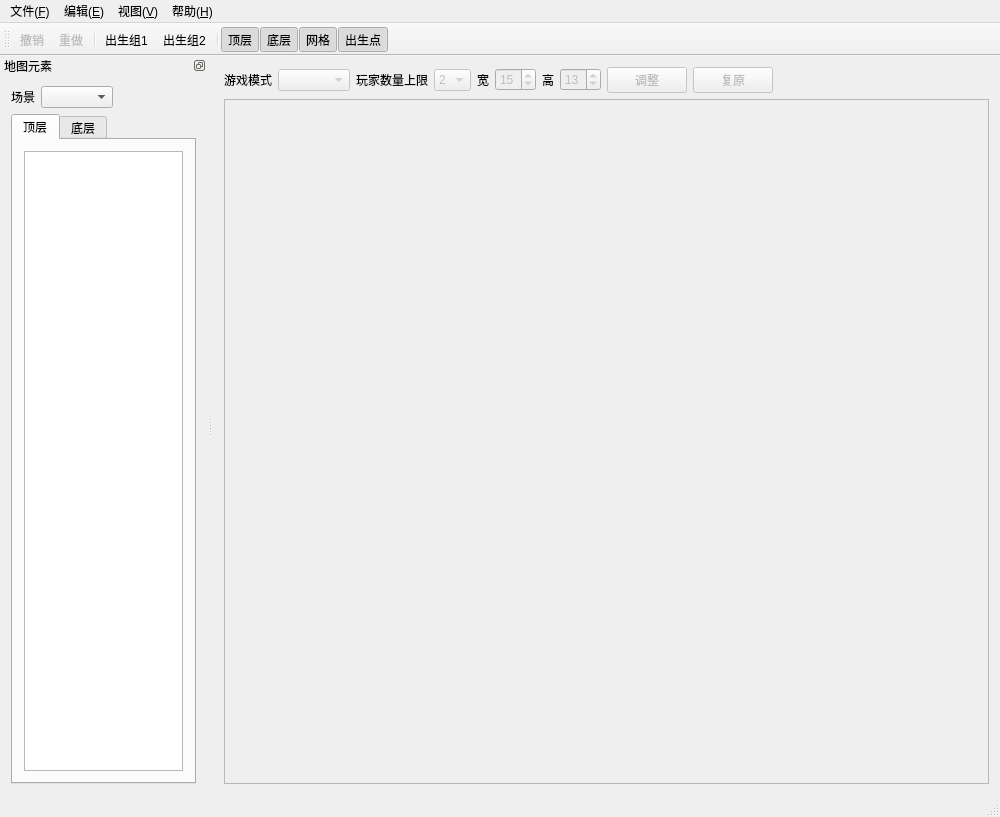
<?xml version="1.0" encoding="UTF-8"?>
<ui version="4.0">
 <class>MainWindow</class>
 <widget class="QMainWindow" name="MainWindow">
  <property name="geometry">
   <rect>
    <x>0</x>
    <y>0</y>
    <width>1000</width>
    <height>816</height>
   </rect>
  </property>
  <property name="mouseTracking">
   <bool>false</bool>
  </property>
  <property name="windowTitle">
   <string>QQ堂地图编辑器FIN</string>
  </property>
  <property name="dockOptions">
   <set>QMainWindow::AllowTabbedDocks|QMainWindow::AnimatedDocks</set>
  </property>
  <widget class="QWidget" name="centralWidget">
   <layout class="QGridLayout" name="gridLayout_2">
    <item row="0" column="0">
     <layout class="QVBoxLayout" name="verticalLayout">
      <property name="spacing">
       <number>6</number>
      </property>
      <item>
       <layout class="QGridLayout" name="gridLayout_3">
        <property name="leftMargin">
         <number>0</number>
        </property>
        <property name="topMargin">
         <number>0</number>
        </property>
        <property name="rightMargin">
         <number>0</number>
        </property>
        <property name="bottomMargin">
         <number>0</number>
        </property>
        <property name="horizontalSpacing">
         <number>6</number>
        </property>
        <item row="0" column="0">
         <widget class="QLabel" name="label">
          <property name="sizePolicy">
           <sizepolicy hsizetype="Fixed" vsizetype="Preferred">
            <horstretch>0</horstretch>
            <verstretch>0</verstretch>
           </sizepolicy>
          </property>
          <property name="text">
           <string>游戏模式</string>
          </property>
         </widget>
        </item>
        <item row="0" column="10">
         <widget class="QSpinBox" name="spinBoxHeight">
          <property name="enabled">
           <bool>false</bool>
          </property>
          <property name="sizePolicy">
           <sizepolicy hsizetype="Fixed" vsizetype="Fixed">
            <horstretch>0</horstretch>
            <verstretch>0</verstretch>
           </sizepolicy>
          </property>
          <property name="minimum">
           <number>1</number>
          </property>
          <property name="value">
           <number>13</number>
          </property>
         </widget>
        </item>
        <item row="0" column="13">
         <spacer name="horizontalSpacer">
          <property name="orientation">
           <enum>Qt::Horizontal</enum>
          </property>
          <property name="sizeType">
           <enum>QSizePolicy::Expanding</enum>
          </property>
          <property name="sizeHint" stdset="0">
           <size>
            <width>10</width>
            <height>20</height>
           </size>
          </property>
         </spacer>
        </item>
        <item row="0" column="9">
         <widget class="QLabel" name="label_5">
          <property name="sizePolicy">
           <sizepolicy hsizetype="Fixed" vsizetype="Preferred">
            <horstretch>0</horstretch>
            <verstretch>0</verstretch>
           </sizepolicy>
          </property>
          <property name="text">
           <string>高</string>
          </property>
         </widget>
        </item>
        <item row="0" column="4">
         <widget class="QLabel" name="label_3">
          <property name="sizePolicy">
           <sizepolicy hsizetype="Fixed" vsizetype="Preferred">
            <horstretch>0</horstretch>
            <verstretch>0</verstretch>
           </sizepolicy>
          </property>
          <property name="font">
           <font>
            <family>Arial</family>
           </font>
          </property>
          <property name="text">
           <string>玩家数量上限</string>
          </property>
         </widget>
        </item>
        <item row="0" column="7">
         <widget class="QLabel" name="label_4">
          <property name="sizePolicy">
           <sizepolicy hsizetype="Fixed" vsizetype="Preferred">
            <horstretch>0</horstretch>
            <verstretch>0</verstretch>
           </sizepolicy>
          </property>
          <property name="text">
           <string>宽</string>
          </property>
         </widget>
        </item>
        <item row="0" column="5">
         <widget class="QComboBox" name="comboBoxMaxPlayers">
          <property name="enabled">
           <bool>false</bool>
          </property>
          <property name="sizePolicy">
           <sizepolicy hsizetype="Fixed" vsizetype="Fixed">
            <horstretch>0</horstretch>
            <verstretch>0</verstretch>
           </sizepolicy>
          </property>
          <item>
           <property name="text">
            <string>2</string>
           </property>
          </item>
          <item>
           <property name="text">
            <string>4</string>
           </property>
          </item>
          <item>
           <property name="text">
            <string>6</string>
           </property>
          </item>
          <item>
           <property name="text">
            <string>8</string>
           </property>
          </item>
         </widget>
        </item>
        <item row="0" column="8">
         <widget class="QSpinBox" name="spinBoxWidth">
          <property name="enabled">
           <bool>false</bool>
          </property>
          <property name="sizePolicy">
           <sizepolicy hsizetype="Fixed" vsizetype="Fixed">
            <horstretch>0</horstretch>
            <verstretch>0</verstretch>
           </sizepolicy>
          </property>
          <property name="minimum">
           <number>1</number>
          </property>
          <property name="value">
           <number>15</number>
          </property>
         </widget>
        </item>
        <item row="0" column="1">
         <widget class="QComboBox" name="comboBoxGameMode">
          <property name="enabled">
           <bool>false</bool>
          </property>
          <property name="sizePolicy">
           <sizepolicy hsizetype="Fixed" vsizetype="Fixed">
            <horstretch>0</horstretch>
            <verstretch>0</verstretch>
           </sizepolicy>
          </property>
          <property name="sizeAdjustPolicy">
           <enum>QComboBox::AdjustToContents</enum>
          </property>
         </widget>
        </item>
        <item row="0" column="11">
         <widget class="QPushButton" name="pushButtonResize">
          <property name="enabled">
           <bool>false</bool>
          </property>
          <property name="sizePolicy">
           <sizepolicy hsizetype="Fixed" vsizetype="Fixed">
            <horstretch>0</horstretch>
            <verstretch>0</verstretch>
           </sizepolicy>
          </property>
          <property name="text">
           <string>调整</string>
          </property>
         </widget>
        </item>
        <item row="0" column="12">
         <widget class="QPushButton" name="pushButtonResetSize">
          <property name="enabled">
           <bool>false</bool>
          </property>
          <property name="sizePolicy">
           <sizepolicy hsizetype="Fixed" vsizetype="Fixed">
            <horstretch>0</horstretch>
            <verstretch>0</verstretch>
           </sizepolicy>
          </property>
          <property name="text">
           <string>复原</string>
          </property>
         </widget>
        </item>
       </layout>
      </item>
      <item>
       <widget class="QScrollArea" name="scrollAreaMapArea">
        <property name="minimumSize">
         <size>
          <width>765</width>
          <height>685</height>
         </size>
        </property>
        <property name="mouseTracking">
         <bool>false</bool>
        </property>
        <property name="sizeAdjustPolicy">
         <enum>QAbstractScrollArea::AdjustIgnored</enum>
        </property>
        <property name="widgetResizable">
         <bool>true</bool>
        </property>
        <property name="alignment">
         <set>Qt::AlignCenter</set>
        </property>
        <widget class="QWidget" name="scrollAreaWidgetContents">
         <property name="geometry">
          <rect>
           <x>0</x>
           <y>0</y>
           <width>763</width>
           <height>683</height>
          </rect>
         </property>
        </widget>
       </widget>
      </item>
     </layout>
    </item>
   </layout>
  </widget>
  <widget class="QMenuBar" name="menuBar">
   <property name="geometry">
    <rect>
     <x>0</x>
     <y>0</y>
     <width>1000</width>
     <height>26</height>
    </rect>
   </property>
   <widget class="QMenu" name="menuFile">
    <property name="title">
     <string>文件(&amp;F)</string>
    </property>
    <addaction name="actionNew_Map"/>
    <addaction name="actionOpen_Map"/>
    <addaction name="separator"/>
    <addaction name="actionSave"/>
    <addaction name="actionSave_As"/>
    <addaction name="actionSave_Image"/>
    <addaction name="separator"/>
    <addaction name="actionClose_Map"/>
    <addaction name="separator"/>
    <addaction name="actionExit"/>
   </widget>
   <widget class="QMenu" name="menuEdit">
    <property name="title">
     <string>编辑(&amp;E)</string>
    </property>
    <addaction name="actionUndo"/>
    <addaction name="actionRedo"/>
    <addaction name="separator"/>
    <addaction name="actionMove_Up"/>
    <addaction name="actionMove_Down"/>
    <addaction name="actionMove_Left"/>
    <addaction name="actionMove_Right"/>
    <addaction name="actionMove"/>
   </widget>
   <widget class="QMenu" name="menuHelp">
    <property name="title">
     <string>帮助(&amp;H)</string>
    </property>
    <addaction name="actionHelp"/>
    <addaction name="separator"/>
    <addaction name="actionAbout"/>
   </widget>
   <widget class="QMenu" name="menuView">
    <property name="title">
     <string>视图(&amp;V)</string>
    </property>
    <addaction name="actionShow_Top"/>
    <addaction name="actionShow_Ground"/>
    <addaction name="actionShow_Grid"/>
    <addaction name="actionShow_Birth_Points"/>
   </widget>
   <addaction name="menuFile"/>
   <addaction name="menuEdit"/>
   <addaction name="menuView"/>
   <addaction name="menuHelp"/>
  </widget>
  <widget class="QToolBar" name="mainToolBar">
   <attribute name="toolBarArea">
    <enum>TopToolBarArea</enum>
   </attribute>
   <attribute name="toolBarBreak">
    <bool>false</bool>
   </attribute>
   <addaction name="actionUndo"/>
   <addaction name="actionRedo"/>
   <addaction name="separator"/>
   <addaction name="actionBirth_Point_A"/>
   <addaction name="actionBirth_Point_B"/>
   <addaction name="separator"/>
   <addaction name="actionShow_Top"/>
   <addaction name="actionShow_Ground"/>
   <addaction name="actionShow_Grid"/>
   <addaction name="actionShow_Birth_Points"/>
  </widget>
  <widget class="QStatusBar" name="statusBar"/>
  <widget class="QDockWidget" name="dockWidget">
   <property name="sizePolicy">
    <sizepolicy hsizetype="Fixed" vsizetype="Fixed">
     <horstretch>0</horstretch>
     <verstretch>0</verstretch>
    </sizepolicy>
   </property>
   <property name="minimumSize">
    <size>
     <width>162</width>
     <height>218</height>
    </size>
   </property>
   <property name="maximumSize">
    <size>
     <width>524287</width>
     <height>524287</height>
    </size>
   </property>
   <property name="floating">
    <bool>false</bool>
   </property>
   <property name="features">
    <set>QDockWidget::DockWidgetFloatable|QDockWidget::DockWidgetMovable</set>
   </property>
   <property name="allowedAreas">
    <set>Qt::LeftDockWidgetArea|Qt::RightDockWidgetArea</set>
   </property>
   <property name="windowTitle">
    <string>地图元素</string>
   </property>
   <attribute name="dockWidgetArea">
    <number>1</number>
   </attribute>
   <widget class="QWidget" name="dockWidgetContents_2">
    <layout class="QVBoxLayout" name="verticalLayout_2">
     <item>
      <layout class="QHBoxLayout" name="horizontalLayout_4">
       <item>
        <widget class="QLabel" name="label_2">
         <property name="sizePolicy">
          <sizepolicy hsizetype="Fixed" vsizetype="Preferred">
           <horstretch>0</horstretch>
           <verstretch>0</verstretch>
          </sizepolicy>
         </property>
         <property name="text">
          <string>场景</string>
         </property>
        </widget>
       </item>
       <item>
        <widget class="QComboBox" name="comboBoxCity">
         <property name="sizePolicy">
          <sizepolicy hsizetype="Fixed" vsizetype="Fixed">
           <horstretch>0</horstretch>
           <verstretch>0</verstretch>
          </sizepolicy>
         </property>
         <property name="minimumSize">
          <size>
           <width>40</width>
           <height>0</height>
          </size>
         </property>
         <property name="maximumSize">
          <size>
           <width>160</width>
           <height>16777215</height>
          </size>
         </property>
         <property name="sizeAdjustPolicy">
          <enum>QComboBox::AdjustToContents</enum>
         </property>
        </widget>
       </item>
       <item>
        <spacer name="horizontalSpacer_2">
         <property name="orientation">
          <enum>Qt::Horizontal</enum>
         </property>
         <property name="sizeType">
          <enum>QSizePolicy::MinimumExpanding</enum>
         </property>
         <property name="sizeHint" stdset="0">
          <size>
           <width>0</width>
           <height>20</height>
          </size>
         </property>
        </spacer>
       </item>
      </layout>
     </item>
     <item>
      <widget class="QTabWidget" name="tabWidgetElement">
       <property name="sizePolicy">
        <sizepolicy hsizetype="Minimum" vsizetype="Expanding">
         <horstretch>0</horstretch>
         <verstretch>0</verstretch>
        </sizepolicy>
       </property>
       <property name="minimumSize">
        <size>
         <width>140</width>
         <height>0</height>
        </size>
       </property>
       <property name="maximumSize">
        <size>
         <width>16777215</width>
         <height>16777215</height>
        </size>
       </property>
       <property name="mouseTracking">
        <bool>false</bool>
       </property>
       <property name="currentIndex">
        <number>0</number>
       </property>
       <property name="movable">
        <bool>true</bool>
       </property>
       <widget class="QWidget" name="tabTop">
        <attribute name="title">
         <string>顶层</string>
        </attribute>
        <layout class="QGridLayout" name="gridLayout_4">
         <item row="0" column="0">
          <widget class="QListWidget" name="listWidgetTop">
           <property name="frameShadow">
            <enum>QFrame::Sunken</enum>
           </property>
           <property name="autoScrollMargin">
            <number>16</number>
           </property>
           <property name="dragEnabled">
            <bool>true</bool>
           </property>
           <property name="iconSize">
            <size>
             <width>120</width>
             <height>120</height>
            </size>
           </property>
           <property name="textElideMode">
            <enum>Qt::ElideMiddle</enum>
           </property>
           <property name="verticalScrollMode">
            <enum>QAbstractItemView::ScrollPerPixel</enum>
           </property>
           <property name="horizontalScrollMode">
            <enum>QAbstractItemView::ScrollPerPixel</enum>
           </property>
           <property name="movement">
            <enum>QListView::Static</enum>
           </property>
           <property name="flow">
            <enum>QListView::LeftToRight</enum>
           </property>
           <property name="resizeMode">
            <enum>QListView::Adjust</enum>
           </property>
           <property name="layoutMode">
            <enum>QListView::SinglePass</enum>
           </property>
           <property name="viewMode">
            <enum>QListView::IconMode</enum>
           </property>
           <property name="itemAlignment">
            <set>Qt::AlignAbsolute|Qt::AlignCenter|Qt::AlignHCenter|Qt::AlignVCenter</set>
           </property>
          </widget>
         </item>
        </layout>
       </widget>
       <widget class="QWidget" name="tabGround">
        <attribute name="title">
         <string>底层</string>
        </attribute>
        <layout class="QGridLayout" name="gridLayout">
         <item row="0" column="0">
          <widget class="QListWidget" name="listWidgetGround">
           <property name="frameShadow">
            <enum>QFrame::Sunken</enum>
           </property>
           <property name="autoScrollMargin">
            <number>16</number>
           </property>
           <property name="dragEnabled">
            <bool>true</bool>
           </property>
           <property name="iconSize">
            <size>
             <width>120</width>
             <height>120</height>
            </size>
           </property>
           <property name="textElideMode">
            <enum>Qt::ElideMiddle</enum>
           </property>
           <property name="verticalScrollMode">
            <enum>QAbstractItemView::ScrollPerPixel</enum>
           </property>
           <property name="horizontalScrollMode">
            <enum>QAbstractItemView::ScrollPerPixel</enum>
           </property>
           <property name="movement">
            <enum>QListView::Static</enum>
           </property>
           <property name="flow">
            <enum>QListView::LeftToRight</enum>
           </property>
           <property name="resizeMode">
            <enum>QListView::Adjust</enum>
           </property>
           <property name="layoutMode">
            <enum>QListView::SinglePass</enum>
           </property>
           <property name="viewMode">
            <enum>QListView::IconMode</enum>
           </property>
           <property name="itemAlignment">
            <set>Qt::AlignAbsolute|Qt::AlignCenter|Qt::AlignHCenter|Qt::AlignVCenter</set>
           </property>
          </widget>
         </item>
        </layout>
       </widget>
      </widget>
     </item>
    </layout>
   </widget>
  </widget>
  <action name="actionNew_Map">
   <property name="text">
    <string>新建</string>
   </property>
   <property name="shortcut">
    <string>Ctrl+N</string>
   </property>
  </action>
  <action name="actionSave">
   <property name="enabled">
    <bool>false</bool>
   </property>
   <property name="text">
    <string>保存</string>
   </property>
   <property name="shortcut">
    <string>Ctrl+S</string>
   </property>
  </action>
  <action name="actionSave_As">
   <property name="enabled">
    <bool>false</bool>
   </property>
   <property name="text">
    <string>另存为...</string>
   </property>
   <property name="shortcut">
    <string>Ctrl+Alt+S</string>
   </property>
  </action>
  <action name="actionClose_Map">
   <property name="enabled">
    <bool>false</bool>
   </property>
   <property name="text">
    <string>关闭</string>
   </property>
   <property name="shortcut">
    <string>Ctrl+W</string>
   </property>
  </action>
  <action name="actionExit">
   <property name="text">
    <string>退出</string>
   </property>
   <property name="shortcut">
    <string>Ctrl+Q</string>
   </property>
  </action>
  <action name="actionAbout">
   <property name="text">
    <string>关于</string>
   </property>
  </action>
  <action name="actionUndo">
   <property name="enabled">
    <bool>false</bool>
   </property>
   <property name="text">
    <string>撤销</string>
   </property>
   <property name="shortcut">
    <string>Ctrl+Z</string>
   </property>
  </action>
  <action name="actionRedo">
   <property name="enabled">
    <bool>false</bool>
   </property>
   <property name="text">
    <string>重做</string>
   </property>
   <property name="shortcut">
    <string>Ctrl+Shift+Z, Ctrl+Y</string>
   </property>
  </action>
  <action name="actionOpen_Map">
   <property name="text">
    <string>打开...</string>
   </property>
   <property name="shortcut">
    <string>Ctrl+O</string>
   </property>
  </action>
  <action name="actionBirth_Point_A">
   <property name="checkable">
    <bool>true</bool>
   </property>
   <property name="text">
    <string>出生组1</string>
   </property>
   <property name="shortcut">
    <string>1</string>
   </property>
  </action>
  <action name="actionBirth_Point_B">
   <property name="checkable">
    <bool>true</bool>
   </property>
   <property name="text">
    <string>出生组2</string>
   </property>
   <property name="shortcut">
    <string>2</string>
   </property>
  </action>
  <action name="actionShow_Top">
   <property name="checkable">
    <bool>true</bool>
   </property>
   <property name="checked">
    <bool>true</bool>
   </property>
   <property name="text">
    <string>顶层</string>
   </property>
   <property name="shortcut">
    <string>3</string>
   </property>
  </action>
  <action name="actionShow_Ground">
   <property name="checkable">
    <bool>true</bool>
   </property>
   <property name="checked">
    <bool>true</bool>
   </property>
   <property name="text">
    <string>底层</string>
   </property>
   <property name="shortcut">
    <string>4</string>
   </property>
  </action>
  <action name="actionShow_Grid">
   <property name="checkable">
    <bool>true</bool>
   </property>
   <property name="checked">
    <bool>true</bool>
   </property>
   <property name="text">
    <string>网格</string>
   </property>
   <property name="shortcut">
    <string>5</string>
   </property>
  </action>
  <action name="actionShow_Birth_Points">
   <property name="checkable">
    <bool>true</bool>
   </property>
   <property name="checked">
    <bool>true</bool>
   </property>
   <property name="text">
    <string>出生点</string>
   </property>
   <property name="shortcut">
    <string>6</string>
   </property>
  </action>
  <action name="actionSave_Image">
   <property name="enabled">
    <bool>false</bool>
   </property>
   <property name="text">
    <string>另存为图片</string>
   </property>
  </action>
  <action name="actionMove_Up">
   <property name="enabled">
    <bool>false</bool>
   </property>
   <property name="text">
    <string>上移</string>
   </property>
   <property name="shortcut">
    <string>Ctrl+Up</string>
   </property>
  </action>
  <action name="actionMove_Down">
   <property name="enabled">
    <bool>false</bool>
   </property>
   <property name="text">
    <string>下移</string>
   </property>
   <property name="shortcut">
    <string>Ctrl+Down</string>
   </property>
  </action>
  <action name="actionMove_Left">
   <property name="enabled">
    <bool>false</bool>
   </property>
   <property name="text">
    <string>左移</string>
   </property>
   <property name="shortcut">
    <string>Ctrl+Left</string>
   </property>
  </action>
  <action name="actionMove_Right">
   <property name="enabled">
    <bool>false</bool>
   </property>
   <property name="text">
    <string>右移</string>
   </property>
   <property name="shortcut">
    <string>Ctrl+Right</string>
   </property>
  </action>
  <action name="actionHelp">
   <property name="text">
    <string>帮助</string>
   </property>
  </action>
  <action name="actionMove">
   <property name="enabled">
    <bool>false</bool>
   </property>
   <property name="text">
    <string>移动</string>
   </property>
  </action>
 </widget>
 <layoutdefault spacing="6" margin="11"/>
 <resources/>
 <connections>
  <connection>
   <sender>actionExit</sender>
   <signal>triggered()</signal>
   <receiver>MainWindow</receiver>
   <slot>close()</slot>
   <hints>
    <hint type="sourcelabel">
     <x>-1</x>
     <y>-1</y>
    </hint>
    <hint type="destinationlabel">
     <x>482</x>
     <y>383</y>
    </hint>
   </hints>
  </connection>
 </connections>
</ui>
